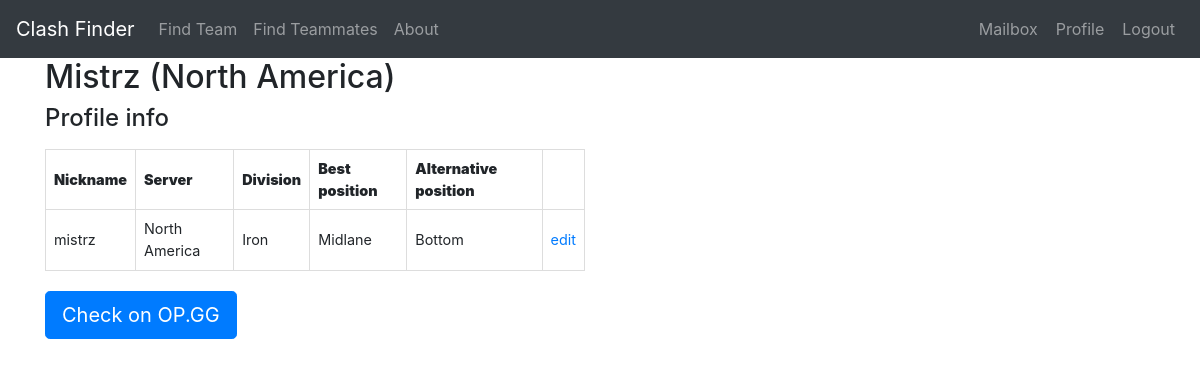
Screenshot of /profile/na/mistrz (signed in) with the database file from the repository.
### models.py (models this page shows)
class Profile(UserMixin, db.Model):
    id = db.Column(db.Integer, primary_key=True)
    nickname = db.Column(db.String(64), index=True, unique=True)
    server = db.Column(db.String(10), index=True)
    division = db.Column(db.String(20), index=True)
    best_position = db.Column(db.String(20), index=True)
    alternative_position = db.Column(db.String(20), index=True)
    user_id = db.Column(db.Integer, db.ForeignKey('user.id'))
    clash_team = db.relationship('ClashTeam', backref='host', lazy='dynamic')
    invitation_in = db.relationship('ClashInvitation', backref='invitedguest', lazy='dynamic',
                                    cascade="all, delete, delete-orphan")
    request_out = db.relationship('ClashRequest', backref='candidate', lazy='dynamic',
                                  cascade="all, delete, delete-orphan")
    reported = db.relationship('ReportPlayer', backref='Reported', lazy='dynamic',
                               cascade="all, delete, delete-orphan")

### routes.py (the view)
@app.route('/profile/<server>/<nickname>', methods=['GET', 'POST'])
@login_required
def profile(server, nickname):
    serv = get_server_name_from_short(server.upper())
    profile = Profile.query.filter_by(
        server=serv, nickname=nickname).first_or_404()
    return render_template('profile.html', server=server, profile=profile, user=current_user, get_server_short_name=get_server_short_name)

### forms.py (called while the page is built)
def get_server_short_name(server_name):
    for server in servers:
        if server[0] == server_name:
            return server[1]
    return ''

def get_server_name_from_short(short_name):
    for server in servers:
        if server[1] == short_name:
            return server[0]
    return ''

### models.py (called while the page is built)
@login.user_loader
def load_user(id):
    return User.query.get(int(id))

### templates/profile.html (shortened to what this page needs)
{% extends "base.html" %}
{% block content %}
<div class="container">
	<div class="row">
		<div class="col-sm-6">
			<h2>{{ profile.nickname | title }} ({{ profile.server }})</h2>
			<div class="account-info">
				<label for="profiles">
					<h4>Profile info</h4>
				</label>
				<table>
					<thead>
						<tr>
							<th><strong>Nickname</strong></th>
							<th><strong>Server</strong></th>
							<th><strong>Division</strong></th>
							<th><strong>Best position</strong></th>
							<th><strong>Alternative position</strong></th>
							{% if current_user.id == user.id %}
							<td></td>
							{% endif %}
						</tr>
					</thead>
					<tbody>
						<tr>
							<td>{{ profile.nickname }}</td>
							<td>{{ profile.server }}</td>
							<td>{{ profile.division }}</td>
							<td>{{ profile.best_position }}</td>
							<td>{{ profile.alternative_position }}</td>
							{% if current_user.id == user.id %}
							<td><a href="{{ url_for('edit_profile', username=user.username, profile_id=profile.id) }}">edit</a></td>
							{% endif %}
						</tr>
					</tbody>
				</table>
				<div style="height: 20px;"></div>
			</div>
			<div class="opgg-redirect">
				<a href="https://www.op.gg/summoner/{{ get_server_short_name(profile.server).lower() }}/{{ profile.nickname }}"
					class="btn btn-primary btn-lg">Check on OP.GG</a>
			</div>
		</div>
	</div>
</div>
{% endblock %}

### templates/profile.html (style rules this page uses)
table { border-collapse: collapse; font-size: 0.9em; border: 1px solid #ddd; }
th { border: 1px solid #ddd; padding: 8px; text-align: left; }
td { border: 1px solid #ddd; padding: 8px; }

### rows the page displays
Profile: nickname "Mistrz", server "North America", nickname "mistrz", division "Iron", best_position "Midlane", alternative_position "Bottom"
